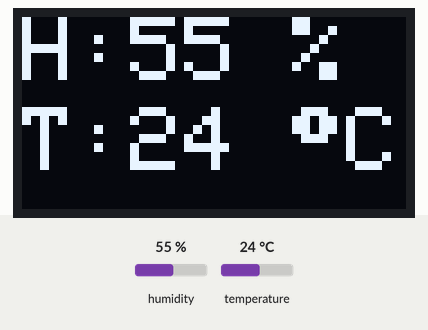
Recording of a sketch running on a simulated ESP8266 (NodeMCU). Shown: 128×64 one-colour display. The inputs (shaded band) are chosen by the test bench; at power-on: humidity 55 %, temperature 24 °C.

Above: at 2.8 s.
2.9 s: humidity set to 22 %
At 5.1 s:
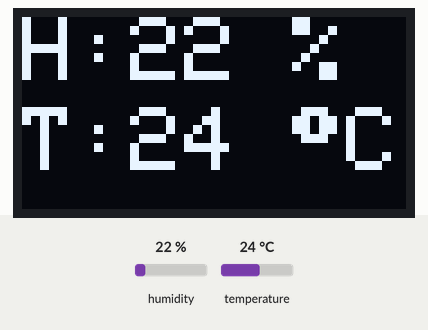
5.6 s: temperature set to 12 °C
At 6.5 s:
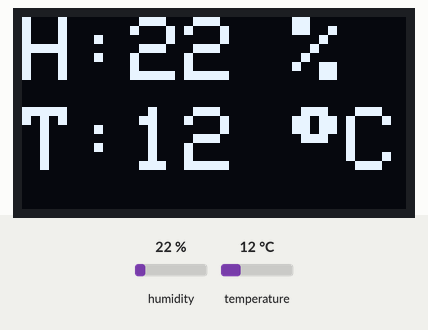
8.3 s: humidity set to 40 %
At 10.5 s:
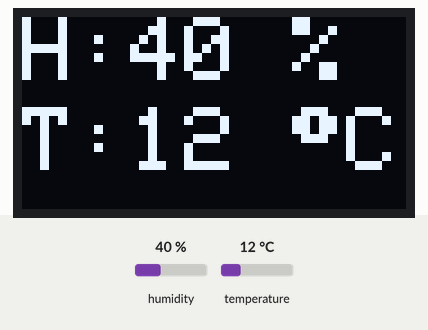
11.7 s: temperature set to 19 °C
At 13.1 s:
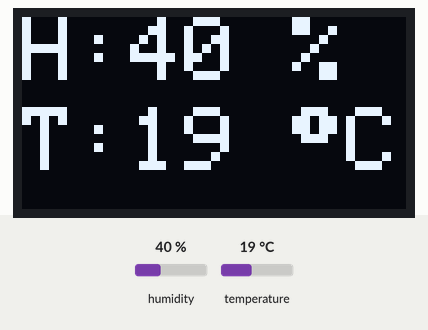
Timing chart, 0 to 14.7 s (numbered marks = the images above; inputs shaded):
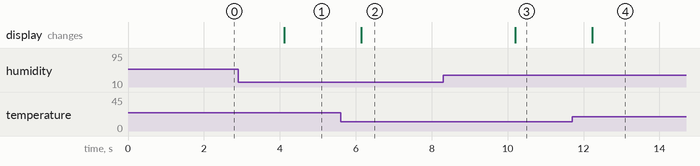

The sketch:

NodeMCU_DHT11OLED.ino
```cpp
#include "DHT.h"                      // Include DHT library
#include <Wire.h>                     // Include I2C bus library
#include <SPI.h>
#include <Adafruit_GFX.h>             // Include OLED library
#include <Adafruit_SSD1306.h>         // Include OLED library
#define OLED_RESET -1
Adafruit_SSD1306 OLED(OLED_RESET);    // New object OLED

#define DHTTYPE DHT22
#define DHTPIN  D0
DHT dht(DHTPIN, DHTTYPE, 15);
void setup()
{
  Serial.begin(9600);
  OLED.begin(SSD1306_SWITCHCAPVCC, 0x3C); // I2C addr 0x3C
}
void loop()
{
  float h = dht.readHumidity();
  float t = dht.readTemperature();
  float f = dht.readTemperature(true);
  if (isnan(h) || isnan(t) || isnan(f))
  {
    Serial.println("Failed to read from DHT sensor!");
  }
  else
  {
    OLED.clearDisplay();
    OLED.setTextColor(WHITE);
    OLED.setCursor(0, 0);
    OLED.setTextSize(3);
    OLED.println(String("H:") + String(h, 0) + " %");
    OLED.setCursor(0, 30);
    OLED.print(String("T:") + String(t, 0) + " ");
    OLED.write(247);
    OLED.print("C");
    OLED.display();
  }
}
```

Measured:
- after the input at 2.9 s, the display: changes after 1.2 s (image 1)
- after the input at 5.6 s, the display: changes after 0.55 s (image 2)
- after the input at 8.3 s, the display: changes after 1.9 s (image 3)
- after the input at 11.7 s, the display: changes after 0.54 s (image 4)
